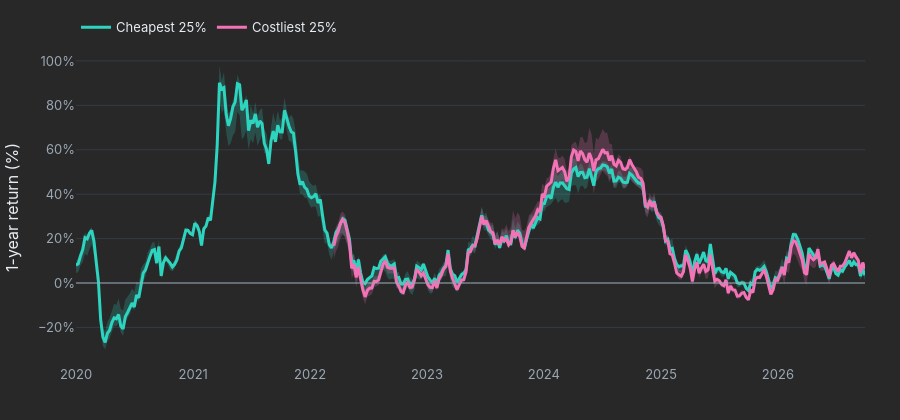

Notebook code cell kept with this figure:
### Markdown cell above
- Chart 3: rolling 1-year return bands, cheapest 25% vs costliest 25%

### Code cell
# ---------- chart 3: rolling 1-year return bands ----------
def rgba(hex_colour, alpha):
    h = hex_colour.lstrip("#")
    return f"rgba({int(h[0:2], 16)},{int(h[2:4], 16)},{int(h[4:6], 16)},{alpha})"

def rolling_fig(plan):
    b = ROLL[plan]
    if b.empty:
        return empty_fig("Not enough fund companies with 3+ years of history", 420)
    fig = go.Figure()
    for name, col in ROLL_COLORS.items():
        d = b[b["group"] == name]
        fig.add_scatter(x=list(d["Date"]) + list(d["Date"][::-1]), y=list(d["hi"]) + list(d["lo"][::-1]),   # the band
                        fill="toself", fillcolor=rgba(col, 0.22), line=dict(width=0), hoverinfo="skip", showlegend=False)
    for name, col in ROLL_COLORS.items():
        d = b[b["group"] == name]
        fig.add_scatter(x=d["Date"], y=d["med"], mode="lines", name=name, line=dict(color=col, width=3),   # the middle fund
                        hovertemplate="%{fullData.name}: %{y:.1f}%<extra></extra>")
    fig.add_hline(y=0, line=dict(color=MUTED, width=1))
    fig = style_fig(fig, 420)
    fig.update_xaxes(title_text="")
    fig.update_yaxes(title_text="1-year return (%)", ticksuffix="%")
    fig.update_layout(hovermode="x unified")
    return fig

rolling_fig("Regular").show()

### Figure 1 — Plotly figure (JSON) as saved in the notebook; plotly's stock layout.template omitted (floating-point values rounded to 4 significant figures; data arrays with more than 128 entries replaced by an {"elided": "..."} marker saying what was removed)
{"data": [{"fill": "toself", "fillcolor": "rgba(45,212,191,0.22)", "hoverinfo": "skip", "line": {"width": 0}, "showlegend": false, "type": "scatter", "x": {"elided": "706 str values"}, "y": {"elided": "706 float values"}}, {"fill": "toself", "fillcolor": "rgba(244,114,182,0.22)", "hoverinfo": "skip", "line": {"width": 0}, "showlegend": false, "type": "scatter", "x": {"elided": "476 str values"}, "y": {"elided": "476 float values"}}, {"hovertemplate": "%{fullData.name}: %{y:.1f}%<extra></extra>", "line": {"color": "#2DD4BF", "width": 3}, "mode": "lines", "name": "Cheapest 25%", "type": "scatter", "x": {"elided": "353 str values"}, "y": {"elided": "353 float values"}}, {"hovertemplate": "%{fullData.name}: %{y:.1f}%<extra></extra>", "line": {"color": "#F472B6", "width": 3}, "mode": "lines", "name": "Costliest 25%", "type": "scatter", "x": {"elided": "238 str values"}, "y": {"elided": "238 float values"}}], "layout": {"font": {"color": "#E6EDF3", "family": "Inter, Segoe UI, sans-serif", "size": 13}, "height": 420, "hoverlabel": {"bgcolor": "#1B2430", "bordercolor": "#343B46", "font": {"color": "#E6EDF3", "size": 14}}, "hovermode": "x unified", "legend": {"orientation": "h", "x": 0, "y": 1.12}, "margin": {"b": 45, "l": 50, "r": 35, "t": 25}, "paper_bgcolor": "#282828", "plot_bgcolor": "#282828", "shapes": [{"line": {"color": "#9AA7B4", "width": 1}, "type": "line", "x0": 0, "x1": 1, "xref": "x domain", "y0": 0, "y1": 0, "yref": "y"}], "xaxis": {"showgrid": false, "tickfont": {"color": "#9AA7B4"}, "title": {"text": ""}, "zeroline": false}, "yaxis": {"gridcolor": "#343B46", "tickfont": {"color": "#9AA7B4"}, "ticksuffix": "%", "title": {"text": "1-year return (%)"}, "zeroline": false}}}
